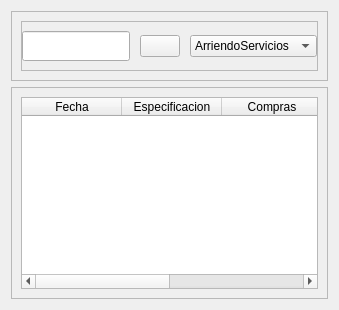
                       <widget class="QWidget" name="tab_2">
                        <attribute name="title">
                         <string>inventario</string>
                        </attribute>
                        <layout class="QVBoxLayout" name="verticalLayout_8">
                         <item>
                          <widget class="QFrame" name="frame">
                           <property name="maximumSize">
                            <size>
                             <width>16777215</width>
                             <height>70</height>
                            </size>
                           </property>
                           <property name="frameShape">
                            <enum>QFrame::StyledPanel</enum>
                           </property>
                           <property name="frameShadow">
                            <enum>QFrame::Raised</enum>
                           </property>
                           <layout class="QHBoxLayout" name="horizontalLayout_11">
                            <item>
                             <widget class="QFrame" name="Stk_frame_Header_3">
                              <property name="maximumSize">
                               <size>
                                <width>16777215</width>
                                <height>50</height>
                               </size>
                              </property>
                              <property name="frameShape">
                               <enum>QFrame::StyledPanel</enum>
                              </property>
                              <property name="frameShadow">
                               <enum>QFrame::Raised</enum>
                              </property>
                              <layout class="QHBoxLayout" name="horizontalLayout_15">
                               <property name="spacing">
                                <number>10</number>
                               </property>
                               <property name="leftMargin">
                                <number>0</number>
                               </property>
                               <property name="rightMargin">
                                <number>0</number>
                               </property>
                               <item>
                                <widget class="QLineEdit" name="lineEdit_5">
                                 <property name="styleSheet">
                                  <string notr="true">QLineEdit{
	height:25px;
	border-bottom:2px solid #efb810;
}

QLineEdit:hover{
	background-color: rgba(9,5,13,.7)	
}</string>
                                 </property>
                                </widget>
                               </item>
                               <item>
                                <widget class="QPushButton" name="pushButton_18">
                                 <property name="styleSheet">
                                  <string notr="true">QPushButton:hover{
	background-color: rgba(239,184,16,.5)
}</string>
                                 </property>
                                 <property name="text">
                                  <string/>
                                 </property>
                                 <property name="icon">
                                  <iconset resource="../../DomiGPS/icons.qrc">
                                   <normaloff>:/icons/search.svg</normaloff>:/icons/search.svg</iconset>
                                 </property>
                                </widget>
                               </item>
                               <item>
                                <widget class="QComboBox" name="comboBox_5">
                                 <item>
                                  <property name="text">
                                   <string>ArriendoServicios</string>
                                  </property>
                                 </item>
                                 <item>
                                  <property name="text">
                                   <string>Alimentos</string>
                                  </property>
                                 </item>
                                 <item>
                                  <property name="text">
                                   <string>Fechas</string>
                                  </property>
                                 </item>
                                 <item>
                                  <property name="text">
                                   <string>Citas</string>
                                  </property>
                                 </item>
                                 <item>
                                  <property name="text">
                                   <string>Inventario</string>
                                  </property>
                                 </item>
                                </widget>
                               </item>
                              </layout>
                             </widget>
                            </item>
                           </layout>
                          </widget>
                         </item>
                         <item>
                          <widget class="QFrame" name="frame_4">
                           <property name="frameShape">
                            <enum>QFrame::StyledPanel</enum>
                           </property>
                           <property name="frameShadow">
                            <enum>QFrame::Raised</enum>
                           </property>
                           <layout class="QVBoxLayout" name="verticalLayout_9">
                            <item>
                             <widget class="QTableWidget" name="Table_inventary_home">
                              <property name="sizePolicy">
                               <sizepolicy hsizetype="Expanding" vsizetype="Expanding">
                                <horstretch>0</horstretch>
                                <verstretch>0</verstretch>
                               </sizepolicy>
                              </property>
                              <column>
                               <property name="text">
                                <string>Fecha</string>
                               </property>
                              </column>
                              <column>
                               <property name="text">
                                <string>Especificacion</string>
                               </property>
                              </column>
                              <column>
                               <property name="text">
                                <string>Compras</string>
                               </property>
                              </column>
                              <column>
                               <property name="text">
                                <string>Gastos</string>
                               </property>
                              </column>
                             </widget>
                            </item>
                           </layout>
                          </widget>
                         </item>
                        </layout>
                       </widget>
